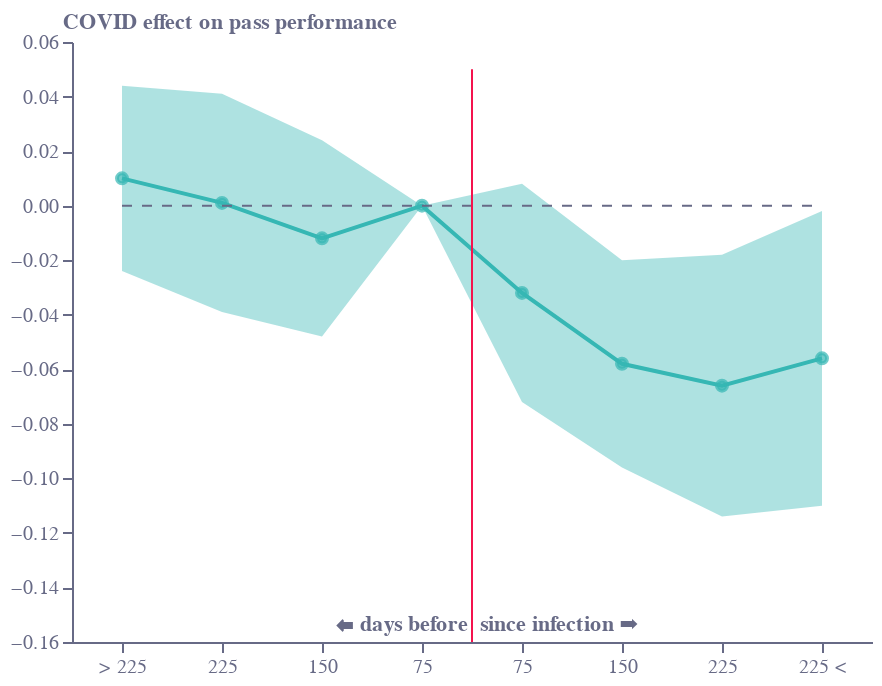

The notebook cell this image was saved under:
### Code cell
base = alt.Chart(f3).encode(
    x=alt.X(
        "x:N",
        sort=[],
        axis=alt.Axis(
            grid=False,
            titleAlign="center",
            titleAnchor="middle",
            title="⬅ days before  since infection ➡",
            titleY=-15,
            titleX=207,
            labelColor=colors["eco-gray"],
            titleColor=colors["eco-gray"],
            tickColor=colors["eco-gray"],
            domainColor=colors["eco-gray"],
            tickCount=10,
            orient="bottom",
            labelAngle=0,
        ),
    )
)
line = base.mark_line(color=colors["eco-turquiose"]).encode(
    y=alt.Y(
        "y:Q",
        sort=[],
        axis=alt.Axis(
            grid=False,
            title="COVID effect on pass performance",
            titleX=-5,
            titleY=-5,
            titleBaseline="bottom",
            titleAngle=0,
            titleAlign="left",
            labelColor=colors["eco-gray"],
            titleColor=colors["eco-gray"],
            tickColor=colors["eco-gray"],
            domainColor=colors["eco-gray"],
        ),
        scale=alt.Scale(domain=[-0.16, 0.06]),
    )
)
points = line.mark_point(
    size=25, color=colors["eco-turquiose"], fill=colors["eco-turquiose"]
)
area = base.mark_area(opacity=0.4, color=colors["eco-turquiose"]).encode(
    y="e1:Q", y2="e2:Q"
)
axis1 = (
    alt.Chart(pd.DataFrame([{"x": "> 225", "y": 0}, {"x": "225 <", "y": 0}]))
    .mark_line(strokeWidth=1, strokeDash=[5, 5], color=colors["eco-gray"])
    .encode(x=alt.X("x:N", sort=[]), y="y:Q")
)
axis2 = (
    alt.Chart(pd.DataFrame([{"x": "75", "y": -0.16}, {"x": "75", "y": 0.05}]))
    .mark_line(strokeWidth=1, xOffset=25, color=colors["eco-dot"])
    .encode(x=alt.X("x:N", sort=[]), y="y:Q")
)
layer1 = (
    ((area + line + points + axis1 + axis2).properties(height=300, width=400))
    .configure_view(stroke=None)
    .properties(title="")
)
layer1.save("visualisation/" + f + ".json")
layer1.save("visualisation/" + f + ".png")
open("README.md", "a").write(readme)
layer1

### Figure 1 — Vega-Lite specification as saved in the notebook (floating-point values rounded to 4 significant figures)
{"config": {"view": {"continuousWidth": 400, "continuousHeight": 300, "stroke": null}}, "layer": [{"mark": {"type": "area", "color": "#36B7B4", "opacity": 0.4}, "encoding": {"x": {"type": "nominal", "axis": {"domainColor": "#676A86", "grid": false, "labelAngle": 0, "labelColor": "#676A86", "orient": "bottom", "tickColor": "#676A86", "tickCount": 10, "title": "⬅ days before  since infection ➡", "titleAlign": "center", "titleAnchor": "middle", "titleColor": "#676A86", "titleX": 207, "titleY": -15}, "field": "x", "sort": []}, "y": {"type": "quantitative", "field": "e1"}, "y2": {"field": "e2"}}}, {"mark": {"type": "line", "color": "#36B7B4"}, "encoding": {"x": {"type": "nominal", "axis": {"domainColor": "#676A86", "grid": false, "labelAngle": 0, "labelColor": "#676A86", "orient": "bottom", "tickColor": "#676A86", "tickCount": 10, "title": "⬅ days before  since infection ➡", "titleAlign": "center", "titleAnchor": "middle", "titleColor": "#676A86", "titleX": 207, "titleY": -15}, "field": "x", "sort": []}, "y": {"type": "quantitative", "axis": {"domainColor": "#676A86", "grid": false, "labelColor": "#676A86", "tickColor": "#676A86", "title": "COVID effect on pass performance", "titleAlign": "left", "titleAngle": 0, "titleBaseline": "bottom", "titleColor": "#676A86", "titleX": -5, "titleY": -5}, "field": "y", "scale": {"domain": [-0.16, 0.06]}, "sort": []}}}, {"mark": {"type": "point", "color": "#36B7B4", "fill": "#36B7B4", "size": 25}, "encoding": {"x": {"type": "nominal", "axis": {"domainColor": "#676A86", "grid": false, "labelAngle": 0, "labelColor": "#676A86", "orient": "bottom", "tickColor": "#676A86", "tickCount": 10, "title": "⬅ days before  since infection ➡", "titleAlign": "center", "titleAnchor": "middle", "titleColor": "#676A86", "titleX": 207, "titleY": -15}, "field": "x", "sort": []}, "y": {"type": "quantitative", "axis": {"domainColor": "#676A86", "grid": false, "labelColor": "#676A86", "tickColor": "#676A86", "title": "COVID effect on pass performance", "titleAlign": "left", "titleAngle": 0, "titleBaseline": "bottom", "titleColor": "#676A86", "titleX": -5, "titleY": -5}, "field": "y", "scale": {"domain": [-0.16, 0.06]}, "sort": []}}}, {"data": {"name": "data-78135e502b9e420b797d9eb9fadc3c1a"}, "mark": {"type": "line", "color": "#676A86", "strokeDash": [5, 5], "strokeWidth": 1}, "encoding": {"x": {"type": "nominal", "field": "x", "sort": []}, "y": {"type": "quantitative", "field": "y"}}}, {"data": {"name": "data-74623f02bdf24a777a4760c86f3813e6"}, "mark": {"type": "line", "color": "#F4134D", "strokeWidth": 1, "xOffset": 25}, "encoding": {"x": {"type": "nominal", "field": "x", "sort": []}, "y": {"type": "quantitative", "field": "y"}}}], "data": {"name": "data-8106b16873ef4ea7b7f2cd61dff8e84e"}, "height": 300, "title": "", "width": 400, "$schema": "https://vega.github.io/schema/vega-lite/v4.8.1.json", "datasets": {"data-8106b16873ef4ea7b7f2cd61dff8e84e": [{"x": "> 225", "y": 0.01, "e": 0.017, "e1": -0.024, "e2": 0.044}, {"x": "225", "y": 0.001, "e": 0.02, "e1": -0.039, "e2": 0.041}, {"x": "150", "y": -0.012, "e": 0.018, "e1": -0.048, "e2": 0.024}, {"x": "75", "y": 0.0, "e": 0.0, "e1": 0.0, "e2": 0.0}, {"x": " 75", "y": -0.032, "e": 0.02, "e1": -0.072, "e2": 0.008}, {"x": " 150", "y": -0.058, "e": 0.019, "e1": -0.096, "e2": -0.02}, {"x": " 225", "y": -0.066, "e": 0.024, "e1": -0.114, "e2": -0.018}, {"x": "225 <", "y": -0.056, "e": 0.027, "e1": -0.11, "e2": -0.002}], "data-78135e502b9e420b797d9eb9fadc3c1a": [{"x": "> 225", "y": 0}, {"x": "225 <", "y": 0}], "data-74623f02bdf24a777a4760c86f3813e6": [{"x": "75", "y": -0.16}, {"x": "75", "y": 0.05}]}}
